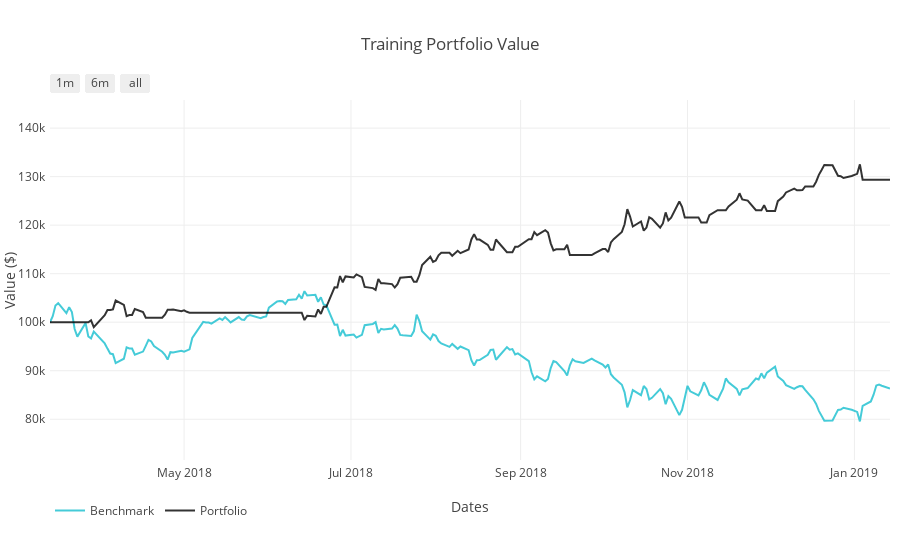

Source (notebook cell):
### Markdown cell above
## Plotting market simulator results

### Code cell
plot_norm_data = plot_norm_data_vertical_lines(
    df_orders,
    portvals,
    portvals_bm,
    vert_lines=False,
    title="Training Portfolio Value",
    xtitle="Dates",
    ytitle="Value ($)",
    output_type='nb')
iplot(plot_norm_data)

### Figure 1 — Plotly figure (JSON) as saved in the notebook; plotly's stock layout.template omitted (floating-point values rounded to 4 significant figures; data arrays with more than 128 entries replaced by an {"elided": "..."} marker saying what was removed)
{"data": [{"line": {"color": "#17BECF"}, "name": "Benchmark", "opacity": 0.8, "type": "scatter", "uid": "60bebd21-f8b7-4af6-bc7c-dae0b89d9d74", "x": {"elided": "212 str values"}, "y": {"elided": "212 int values"}}, {"line": {"color": "#000000"}, "name": "Portfolio", "opacity": 0.8, "type": "scatter", "uid": "a00bc1f0-cd74-4b04-832d-e857d90075e1", "x": {"elided": "212 str values"}, "y": {"elided": "212 int values"}}], "layout": {"autosize": true, "legend": {"orientation": "h"}, "margin": {"b": 100, "l": 50, "pad": 4, "r": 10, "t": 100}, "showlegend": true, "title": {"text": "Training Portfolio Value"}, "xaxis": {"range": ["2018-03-13", "2019-01-14"], "rangeselector": {"buttons": [{"count": 1, "label": "1m", "step": "month", "stepmode": "backward"}, {"count": 6, "label": "6m", "step": "month", "stepmode": "backward"}, {"step": "all"}]}, "title": {"text": "Dates"}, "type": "date"}, "yaxis": {"range": [71604, 145794], "title": {"text": "Value ($)"}, "type": "linear"}}}
